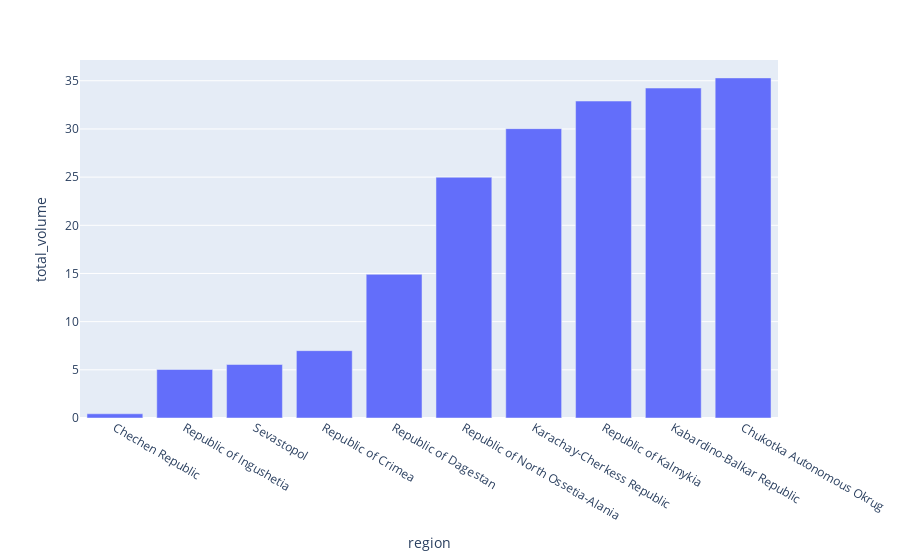

Notebook code cell kept with this figure:
### Markdown cell above
#### It isn't surprising that the two regions with most alcohol sales are Moscow and Saint-Petersburg, but it is however interessing thate the following few regions are very remote regions such as Yamalo-Nenets Autonomous Okrug or the Komi republic have in generall a lower standard. (Maybe on outlook would be to check out the standard of living in these remote regions, commons sense would tell me that climate difference possible also play a role.)

### Code cell
fig = px.bar(df_region.sort_values(by = ["total_volume"], ascending = True).head(10), x='region', y="total_volume")#.update_xaxes(categoryorder="total descending")
fig.show()

### Figure 1 — Plotly figure (JSON) as saved in the notebook; plotly's stock layout.template omitted (floating-point values rounded to 4 significant figures)
{"data": [{"alignmentgroup": "True", "hovertemplate": "region=%{x}<br>total_volume=%{y}<extra></extra>", "legendgroup": "", "marker": {"color": "#636efa", "pattern": {"shape": ""}}, "name": "", "offsetgroup": "", "orientation": "v", "showlegend": false, "textposition": "auto", "type": "bar", "x": ["Chechen Republic", "Republic of Ingushetia", "Sevastopol", "Republic of Crimea", "Republic of Dagestan", "Republic of North Ossetia-Alania", "Karachay-Cherkess Republic", "Republic of Kalmykia", "Kabardino-Balkar Republic", "Chukotka Autonomous Okrug"], "xaxis": "x", "y": [0.4368, 5.039, 5.553, 6.989, 14.91, 24.99, 30.03, 32.89, 34.25, 35.3], "yaxis": "y"}], "layout": {"barmode": "relative", "legend": {"tracegroupgap": 0}, "margin": {"t": 60}, "xaxis": {"anchor": "y", "domain": [0, 1], "title": {"text": "region"}}, "yaxis": {"anchor": "x", "domain": [0, 1], "title": {"text": "total_volume"}}}}
